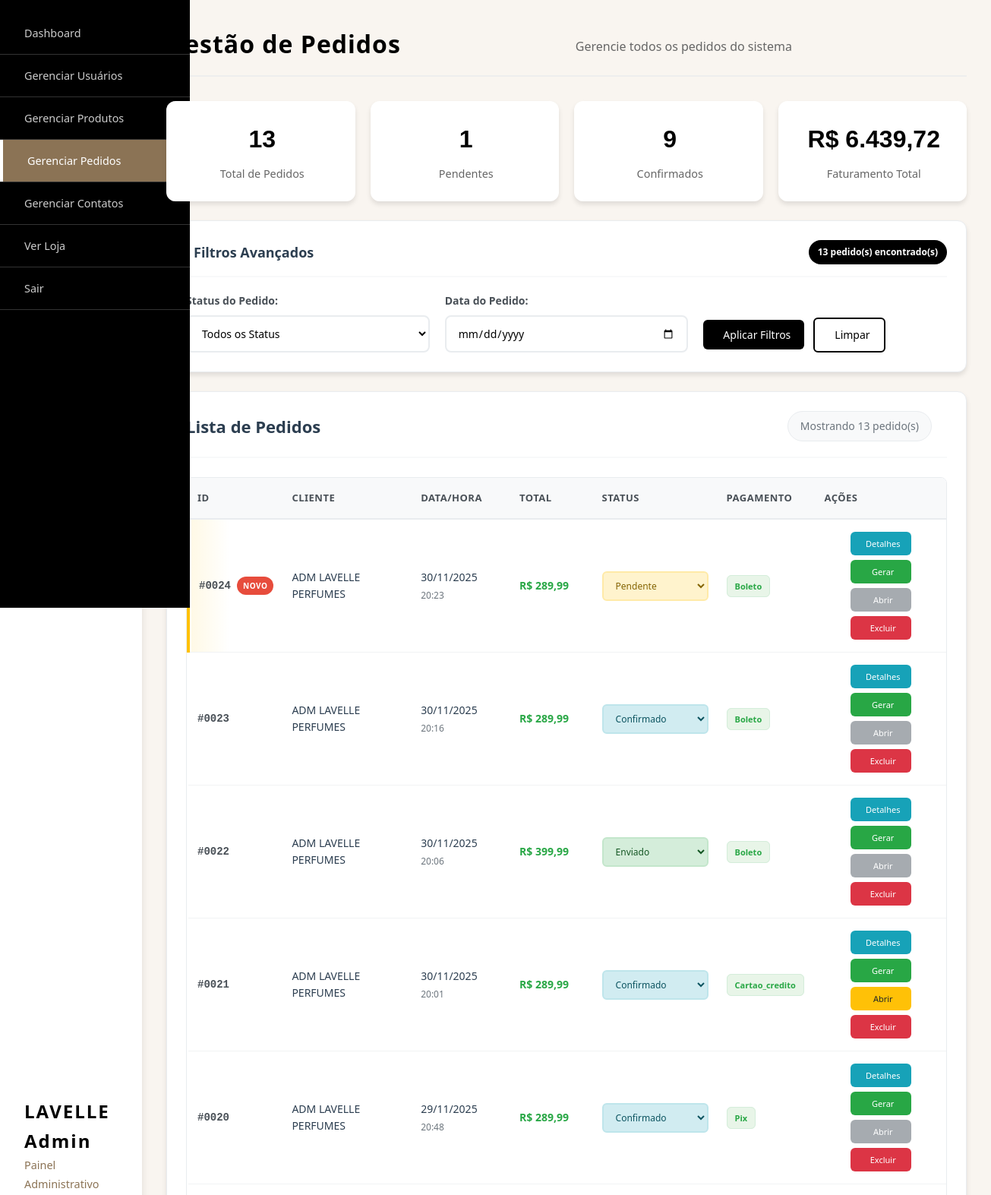
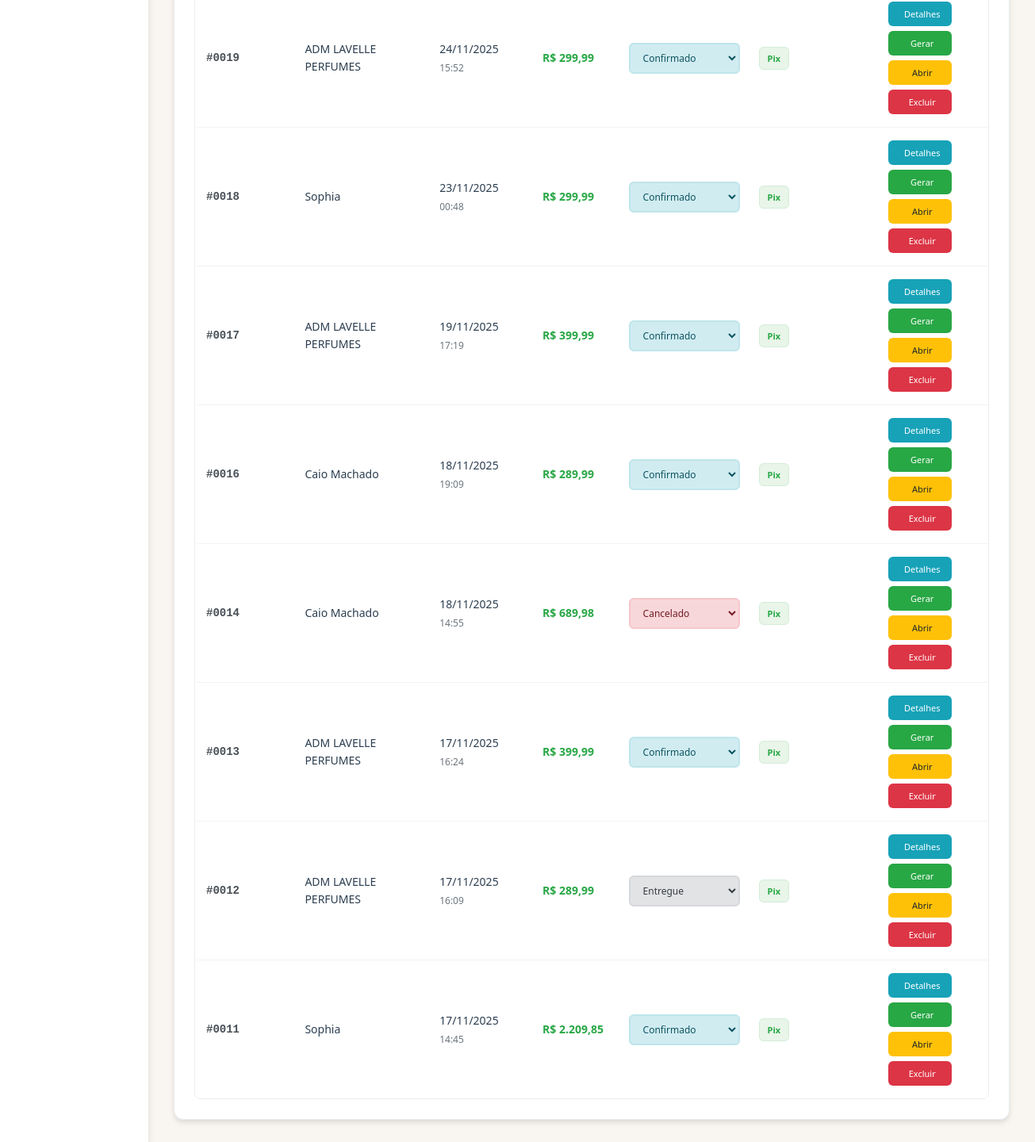
Page /admin/pedidos.php (signed in) on the committed database (2 pictures, top to bottom).
### tables this page shows
CREATE TABLE `pedidos` (
  `id` int(11) NOT NULL,
  `usuario_id` int(11) NOT NULL,
  `data_pedido` datetime DEFAULT current_timestamp(),
  `total` decimal(10,2) NOT NULL,
  `status` varchar(50) DEFAULT NULL,
  `metodo_pagamento` varchar(50) DEFAULT NULL,
  `endereco_entrega` text DEFAULT NULL,
  `created_at` timestamp NOT NULL DEFAULT current_timestamp()
);

CREATE TABLE `usuarios` (
  `id` int(11) NOT NULL,
  `nome` varchar(100) NOT NULL,
  `email` varchar(150) NOT NULL,
  `senha` varchar(255) NOT NULL,
  `data_cadastro` timestamp NOT NULL DEFAULT current_timestamp(),
  `telefone` varchar(20) DEFAULT NULL,
  `endereco` text DEFAULT NULL,
  `cidade` varchar(100) DEFAULT NULL,
  `estado` varchar(50) DEFAULT NULL,
  `cep` varchar(10) DEFAULT NULL,
  `foto_perfil` varchar(255) DEFAULT NULL,
  `created_at` timestamp NOT NULL DEFAULT current_timestamp()
);

### admin/pedidos.php (the view, shortened to what this page needs)
<?php
$database = new Database();
$db = $database->getConnection();
$filtro_data = $_GET['data'] ?? '';
$query = "
    SELECT p.*, u.nome as cliente_nome
    FROM pedidos p
    LEFT JOIN usuarios u ON p.usuario_id = u.id
    WHERE 1=1
";
$params = [];
$query .= " ORDER BY p.data_pedido DESC";
$stmt = $db->prepare($query);
$stmt->execute($params);
$pedidos = $stmt->fetchAll(PDO::FETCH_ASSOC);
function comprovanteExiste($pedido_id) {
    $possible_files = [
        "../comprovantes/comprovante_pedido_{$pedido_id}.php",
        "../comprovantes/comprovante_pedido_{$pedido_id}.html",
        "comprovantes/comprovante_pedido_{$pedido_id}.php",
        "comprovantes/comprovante_pedido_{$pedido_id}.html"
    ];
    foreach ($possible_files as $file) {
        if (file_exists($file)) {
            return $file;
        }
    }
    return false;
}
include 'includes/header.php';
include 'includes/sidebar.php';
?>
<div class="main-content">
    <div class="page-header">
        <h1>Gestão de Pedidos</h1>
        <p>Gerencie todos os pedidos do sistema</p>
    </div>
    <div class="stats-grid-small">
        <div class="stat-card-small">
            <div class="stat-number"><?php echo count($pedidos); ?></div>
            <div class="stat-label">Total de Pedidos</div>
        </div>
        <div class="stat-card-small">
            <div class="stat-number"><?php echo count(array_filter($pedidos, function($p) { return $p['status'] == 'pendente'; })); ?></div>
            <div class="stat-label">Pendentes</div>
        </div>
        <div class="stat-card-small">
            <div class="stat-number"><?php echo count(array_filter($pedidos, function($p) { return $p['status'] == 'confirmado'; })); ?></div>
            <div class="stat-label">Confirmados</div>
        </div>
        <div class="stat-card-small">
            <div class="stat-number">R$ <?php echo number_format(array_sum(array_column($pedidos, 'total')), 2, ',', '.'); ?></div>
            <div class="stat-label">Faturamento Total</div>
        </div>
    </div>
    <div class="filters-card">
        <div class="filter-header">
            <h3><i class="fas fa-filter"></i> Filtros Avançados</h3>
            <span class="results-info"><?php echo count($pedidos); ?> pedido(s) encontrado(s)</span>
        </div>
        <form method="GET" class="filter-form">
            <div class="filter-row">
                <div class="filter-group">
                    <label>Status do Pedido:</label>
                    <select name="status" class="status-filter">
                        <option value="">Todos os Status</option>
                    </select>
                </div>
                <div class="filter-group">
                    <label>Data do Pedido:</label>
                    <input type="date" name="data" value="<?php echo $filtro_data; ?>" class="date-filter">
                </div>
                <div class="filter-group">
                    <div class="filter-actions">
                        <button type="submit" class="btn-primary">
                            <i class="fas fa-filter"></i> Aplicar Filtros
                        </button>
                        <a href="pedidos.php" class="btn-outline">
                            <i class="fas fa-times"></i> Limpar
                        </a>
                    </div>
                </div>
            </div>
        </form>
    </div>
    <div class="content-card">
        <div class="card-header">
            <h2>Lista de Pedidos</h2>
            <div class="card-actions">
                <span class="total-info">Mostrando <?php echo count($pedidos); ?> pedido(s)</span>
            </div>
        </div>
        <div class="table-responsive">
            <?php if(!empty($pedidos)): ?>
                <table class="data-table">
                    <thead>
                        <tr>
                            <th class="col-id">ID</th>
                            <th class="col-cliente">Cliente</th>
                            <th class="col-data">Data/Hora</th>
                            <th class="col-total">Total</th>
                            <th class="col-status">Status</th>
                            <th class="col-pagamento">Pagamento</th>
                            <th class="col-acoes" width="200">Ações</th>
                        </tr>
                    </thead>
                    <tbody>
                        <?php foreach($pedidos as $pedido):
                            $comprovante_path = comprovanteExiste($pedido['id']);
                            $comprovante_existe = ($comprovante_path !== false);
                        ?>
                        <tr class="order-row" data-status="<?php echo $pedido['status']; ?>">
                            <td class="col-id">
                                <div class="order-info">
                                    <strong class="order-number">#<?php echo str_pad($pedido['id'], 4, '0', STR_PAD_LEFT); ?></strong>
                                    <?php if($pedido['status'] == 'pendente'): ?>
                                        <span class="badge-new">NOVO</span>
                                    <?php endif; ?>
                                </div>
                            </td>
                            <td class="col-cliente">
                                <span class="customer-name"><?php echo htmlspecialchars($pedido['cliente_nome']); ?></span>
                            </td>
                            <td class="col-data">
                                <div class="datetime-info">
                                    <span class="date-text"><?php echo date('d/m/Y', strtotime($pedido['data_pedido'])); ?></span>
                                    <span class="time-text"><?php echo date('H:i', strtotime($pedido['data_pedido'])); ?></span>
                                </div>
                            </td>
                            <td class="col-total">
                                <strong class="amount-value">R$ <?php echo number_format($pedido['total'], 2, ',', '.'); ?></strong>
                            </td>
                            <td class="col-status">
                                <form method="POST" action="" class="status-form">
                                    <select name="novo_status" class="status-select status-<?php echo $pedido['status']; ?>" onchange="atualizarStatus(this)">
                                        <option value="pendente" <?php echo $pedido['status'] == 'pendente' ? 'selected' : ''; ?>>Pendente</option>
                                        <option value="confirmado" <?php echo $pedido['status'] == 'confirmado' ? 'selected' : ''; ?>>Confirmado</option>
                                        <option value="enviado" <?php echo $pedido['status'] == 'enviado' ? 'selected' : ''; ?>>Enviado</option>
                                        <option value="entregue" <?php echo $pedido['status'] == 'entregue' ? 'selected' : ''; ?>>Entregue</option>
                                        <option value="cancelado" <?php echo $pedido['status'] == 'cancelado' ? 'selected' : ''; ?>>Cancelado</option>
                                    </select>
                                </form>
                            </td>
                            <td class="col-pagamento">
                                <span class="payment-method">
                                    <?php
                                    $metodo = $pedido['metodo_pagamento'] ?? 'Não informado';
                                    echo ucfirst($metodo);
                                    ?>
                                </span>
                            </td>
                            <td class="col-acoes">
                                <div class="action-buttons">
                                    <button class="btn-action btn-view" onclick="window.location.href='pedido_detalhes.php?id=<?php echo $pedido['id']; ?>'" title="Ver detalhes completos">
                                        <span class="btn-text">Detalhes</span>
                                    </button>
                                    <button class="btn-action btn-generate" onclick="window.location.href='?gerar_comprovante=<?php echo $pedido['id']; ?>'" title="Gerar comprovante">
                                        <span class="btn-text">Gerar</span>
                                    </button>
                                    <?php if($comprovante_existe): ?>
                                        <button class="btn-action btn-open" onclick="window.open('<?php echo $comprovante_path; ?>', '_blank')" title="Abrir comprovante">
                                            <span class="btn-text">Abrir</span>
                                        </button>
                                    <?php else: ?>
                                        <button class="btn-action btn-open disabled" title="Comprovante não gerado" disabled>
                                            <span class="btn-text">Abrir</span>
                                        </button>
                                    <?php endif; ?>
                                    <button class="btn-action btn-delete" onclick="confirmarExclusao(<?php echo $pedido['id']; ?>)" title="Excluir pedido">
                                        <span class="btn-text">Excluir</span>
                                    </button>
                                </div>
                            </td>
                        </tr>
                        <?php endforeach; ?>
                    </tbody>
                </table>
            <?php endif; ?>
        </div>
    </div>
</div>
<?php include 'includes/footer.php'; ?>

### admin/css/style.css (style rules this page uses)
* { margin: 0; padding: 0; box-sizing: border-box; font-family: "Segoe UI", Tahoma, Geneva, Verdana, sans-serif; }
body { background-color: #f9f5f0; color: #333; line-height: 1.6; }
.main-content { flex: 1; padding: 2rem; }
.page-header { display: flex; justify-content: space-between; align-items: center; margin-bottom: 2rem; padding-bottom: 1rem; border-bottom: 2px solid #eee; }
.page-header h1 { font-size: 2rem; color: #000; letter-spacing: 1px; }
.page-header p { color: #666; margin-top: 0.5rem; }
.btn-primary { background: #000; color: white; padding: 0.75rem 1.5rem; border: none; border-radius: 25px; cursor: pointer; font-size: 0.9rem; font-weight: 500; transition: all 0.3s; text-decoration: none; display: inline-block; }
.btn-outline { background: transparent; border: 2px solid #000; color: #000; padding: 0.75rem 1.5rem; border-radius: 25px; cursor: pointer; font-size: 0.9rem; font-weight: 500; transition: all 0.3s; text-decoration: none; }
.stat-number { font-size: 1.8rem; font-weight: bold; color: #000; margin-bottom: 0.25rem; }
.stat-label { color: #666; font-size: 0.9rem; }
.content-card { background: white; padding: 2rem; border-radius: 10px; box-shadow: 0 5px 15px rgba(0, 0, 0, 0.1); }
.card-header { display: flex; justify-content: space-between; align-items: center; margin-bottom: 1.5rem; padding-bottom: 1rem; border-bottom: 1px solid #eee; }
.card-header h2 { font-size: 1.3rem; color: #000; }
.table-responsive { overflow-x: auto; }
.data-table { width: 100%; border-collapse: collapse; }
.data-table th, .data-table td { padding: 1rem; text-align: left; border-bottom: 1px solid #eee; }
.data-table th { background: #f8f9fa; font-weight: 600; color: #000; font-size: 0.9rem; }
.btn-edit, .btn-delete { padding: 0.5rem 1rem; border: none; border-radius: 5px; cursor: pointer; font-size: 0.8rem; font-weight: 500; transition: all 0.3s; }
.btn-delete { background: #dc3545; color: white; }

### rows in the picture
pedidos: id "0024", shows "NOVO", usuario.nome "ADM LAVELLE PERFUMES", data_pedido "30/11/2025", data_pedido "20:23", total "289,99", novo_status "Pendente", metodo_pagamento "Boleto", shows "Abrir"
pedidos: id "0023", usuario.nome "ADM LAVELLE PERFUMES", data_pedido "30/11/2025", data_pedido "20:16", total "289,99", novo_status "Confirmado", metodo_pagamento "Boleto", shows "Abrir"
pedidos: id "0022", usuario.nome "ADM LAVELLE PERFUMES", data_pedido "30/11/2025", data_pedido "20:06", total "399,99", novo_status "Enviado", metodo_pagamento "Boleto", shows "Abrir"
pedidos: id "0021", usuario.nome "ADM LAVELLE PERFUMES", data_pedido "30/11/2025", data_pedido "20:01", total "289,99", novo_status "Confirmado", metodo_pagamento "Cartao_credito"
pedidos: id "0020", usuario.nome "ADM LAVELLE PERFUMES", data_pedido "29/11/2025", data_pedido "20:48", total "289,99", novo_status "Confirmado", metodo_pagamento "Pix", shows "Abrir"
pedidos: id "0019", usuario.nome "ADM LAVELLE PERFUMES", data_pedido "24/11/2025", data_pedido "15:52", total "299,99", novo_status "Confirmado", metodo_pagamento "Pix"
pedidos: id "0018", usuario.nome "Sophia", data_pedido "23/11/2025", data_pedido "00:48", total "299,99", novo_status "Confirmado", metodo_pagamento "Pix"
pedidos: id "0017", usuario.nome "ADM LAVELLE PERFUMES", data_pedido "19/11/2025", data_pedido "17:19", total "399,99", novo_status "Confirmado", metodo_pagamento "Pix"
pedidos: id "0016", usuario.nome "Caio Machado", data_pedido "18/11/2025", data_pedido "19:09", total "289,99", novo_status "Confirmado", metodo_pagamento "Pix"
pedidos: id "0014", usuario.nome "Caio Machado", data_pedido "18/11/2025", data_pedido "14:55", total "689,98", novo_status "Cancelado", metodo_pagamento "Pix"
pedidos: id "0013", usuario.nome "ADM LAVELLE PERFUMES", data_pedido "17/11/2025", data_pedido "16:24", total "399,99", novo_status "Confirmado", metodo_pagamento "Pix"
pedidos: id "0012", usuario.nome "ADM LAVELLE PERFUMES", data_pedido "17/11/2025", data_pedido "16:09", total "289,99", novo_status "Entregue", metodo_pagamento "Pix"
pedidos: id "0011", usuario.nome "Sophia", data_pedido "17/11/2025", data_pedido "14:45", total "2.209,85", novo_status "Confirmado", metodo_pagamento "Pix"

### other values in the picture
count($pedidos) "13"
array_sum(array_column($pedidos, 'total')) "6.439,72"
